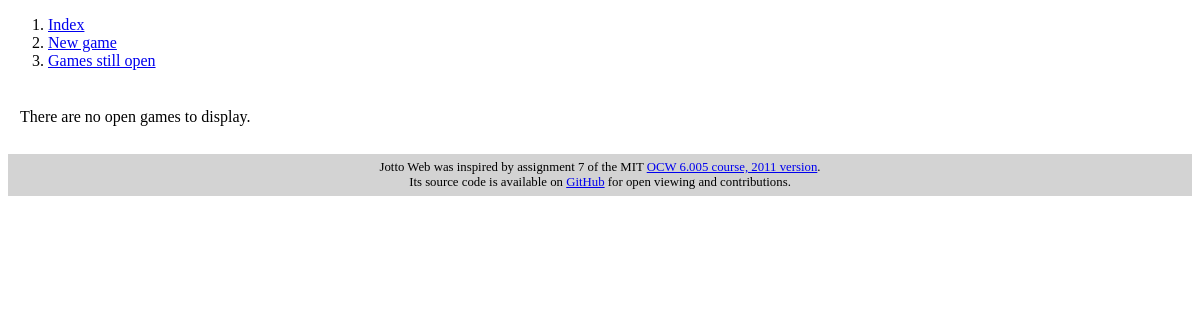
Page /sessions_still_open on the earlier database version.
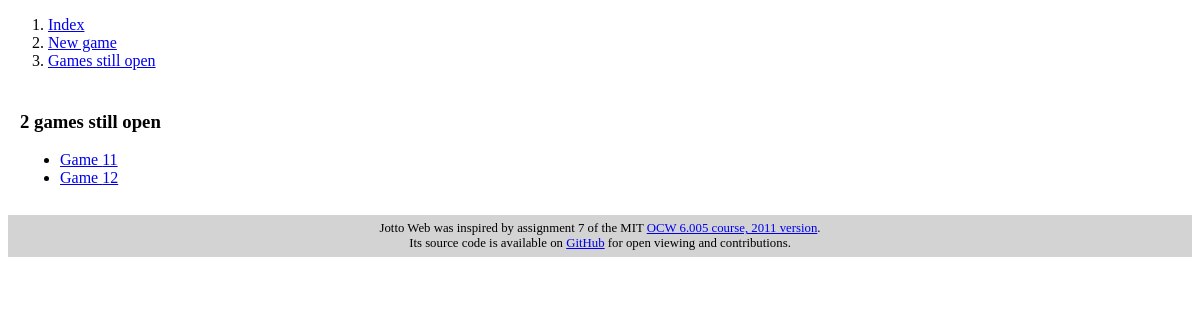
Same page on the later database version.
### JottoWebApp/models.py (models this page shows, shortened)
class Session(models.Model):
    puzzle = models.ForeignKey(Puzzle, on_delete=models.CASCADE)
    start_date = models.DateTimeField(default=timezone.localtime)
    end_date = models.DateTimeField(null=True)

### JottoWebApp/views.py (the view)
# urls.py: url(r"^sessions_still_open$", sessions_still_open, name="sessions_still_open"),
def sessions_still_open(request):
    template = loader.get_template("jotto/sessions_still_open.html")
    context = {
        "open_sessions": [s for s in Session.objects.all() if s.end_date is None]
    }
    return HttpResponse(template.render(context, request))

### JottoWebApp/templates/jotto/sessions_still_open.html (shortened to what this page needs)
{% extends "jotto/base.html" %}
{% block content %}
    <p>
        {% if open_sessions %}
            <h3>{{ open_sessions|length }} games still open</h3>
            <ul>
                {% for s in open_sessions %}
                    <li><a href="{% url 'jotto:session' s.id %}">Game {{ s.id }}</a></li>
                {% endfor %}
            </ul>
        {% else %}
            There are no open games to display.
        {% endif %}
    </p>
{% endblock %}

### JottoWebApp/templates/jotto/base.html (shortened to what this page needs)
<!doctype HTML>
<html>
<head>
</head>
<body>
    <nav>
        <ol>
            {% block sidebar %}
                <li><a href="{% url 'jotto:index' %}">Index</a></li>
                <li><a href="{% url 'jotto:pre_session' %}">New game</a></li>
                <li><a href="{% url 'jotto:sessions_still_open' %}">Games still open</a></li>
            {% endblock %}
        </ol>
    </nav>
    <main>
        {% block content %}
        {% endblock %}
    </main>
    <footer>
        Jotto Web was inspired by assignment 7 of the MIT
        <a href="http://dspace.mit.edu/handle/1721.1/106923">OCW 6.005 course, 2011 version</a>.<br>
        Its source code is available on <a href="https://github.com/newnone/Jotto-Web">GitHub</a> for open viewing and
        contributions.
    </footer>
</body>
</html>

### JottoWebApp/templates/jotto/base.html (style rules this page uses)
nav, main, footer { display: block; }
main { margin: 6px; padding: 6px; }
footer { font-size: 80%; background-color: lightgray; padding: 6px; text-align: center; }

Differences in the rows shown:
added Session: id "11"
added Session: id "12"
Other differences:
{{ open_sessions|length }}: (not shown) → "2"
text no longer shown: "There are no open games to display."
text now shown: "games still open"
